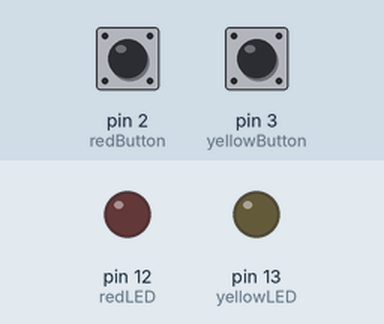
Bench run of a sketch on a simulated Arduino Uno, built with avr-gcc and run on an emulated ATmega328P. Parts: output pins drawn as LEDs (lit = HIGH). The test bench sets the inputs (shaded band); at power-on: pin 2 (redButton) LOW, pin 3 (yellowButton) LOW.

Above: at 1.2 s.
1.3 s: pin 2 (redButton) pulled HIGH for 0.15 s
At 1.37 s:
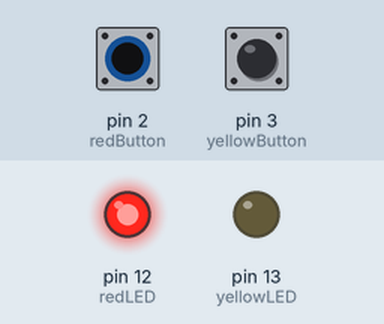
2.9 s: pin 3 (yellowButton) pulled HIGH for 0.15 s
At 2.97 s:
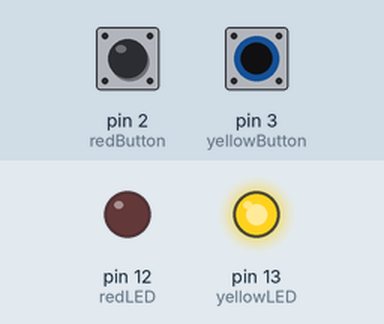
4.5 s: pin 3 (yellowButton) pulled HIGH for 3.2 s
At 8.8 s:
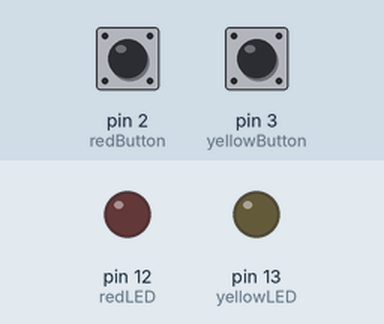
9.2 s: pin 2 (redButton) pulled HIGH for 3.2 s
At 9.9 s:
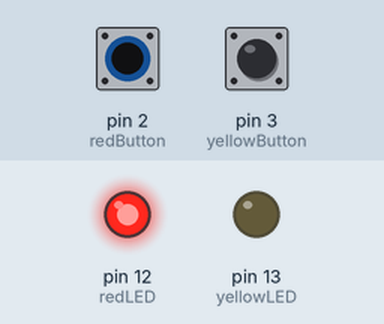
13.9 s: pin 2 (redButton) driven HIGH and pin 3 (yellowButton) driven HIGH
At 14.7 s:
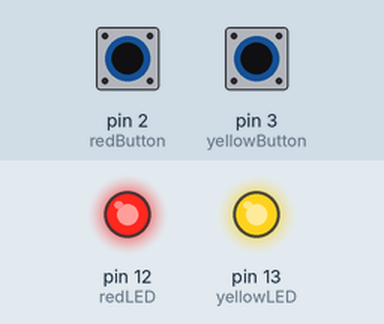
Timing chart, 0 to 16.4 s (numbered marks = the images above; inputs shaded):
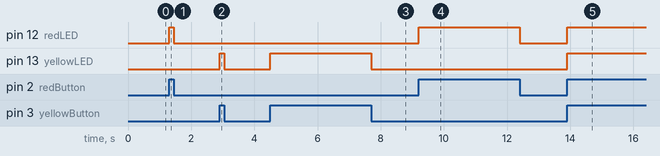

The sketch:

6_4______.ino
```cpp
// LED 변수 선언
int redLED = 12;
int yellowLED = 13;
// 사용 버튼 변수 선언
int redButton = 2;
int yellowButton = 3;

void setup() {
  pinMode(redLED, OUTPUT); // 해당 핀들의 입, 출력 설정
  pinMode(yellowLED, OUTPUT);
  pinMode(redButton, INPUT);
  pinMode(yellowButton, INPUT);
}

void loop() {
  // 빨강색 버튼에 대한 조작 체크
  if(digitalRead(redButton) == HIGH) {
    digitalWrite(redLED, HIGH);
  }
  else {
    digitalWrite(redLED, LOW);
  }
  // 노란색 버튼에 대한 조작 체크
  if(digitalRead(yellowButton) == HIGH) {
    digitalWrite(yellowLED, HIGH);
  }
  else {
    digitalWrite(yellowLED, LOW);
  }
}
```

Measured:
- after the input at 1.3 s, pin 12 (redLED): LOW → HIGH at once, → LOW 0.15 s later
- after the input at 2.9 s, pin 13 (yellowLED): LOW → HIGH at once, → LOW 0.15 s later
- after the input at 4.5 s, pin 13 (yellowLED): LOW → HIGH at once, → LOW 3.2 s later
- after the input at 9.2 s, pin 12 (redLED): LOW → HIGH at once, → LOW 3.2 s later
- after the input at 13.9 s, pin 12 (redLED), pin 13 (yellowLED): LOW → HIGH at once
